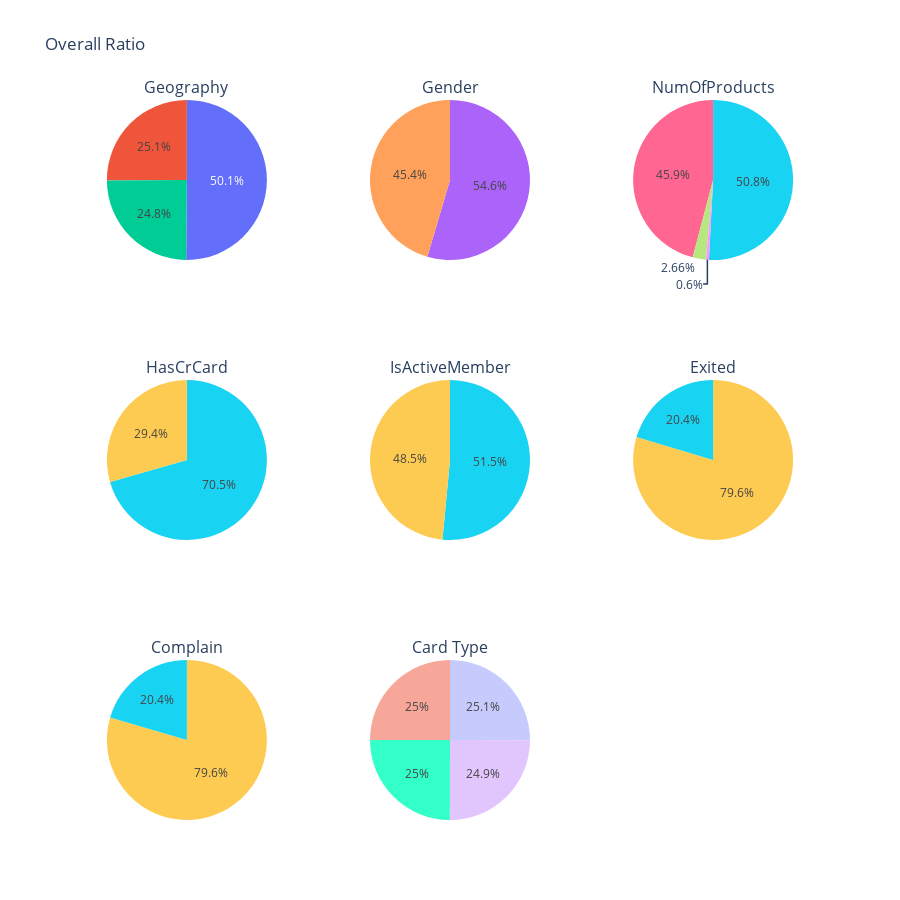

Source (notebook cell):
### Code cell
# Let's see the pie charts for all the categorical columns and the binary columns as well
binary_to_categorical = drop_null_data.copy()
columns_to_convert = ['NumOfProducts', 'HasCrCard', 'IsActiveMember', 'Exited', 'Complain']
binary_to_categorical[columns_to_convert] = binary_to_categorical[columns_to_convert].astype('category')

plot_categorical_pie_charts(binary_to_categorical, 3, 3, "Overall Ratio")

### Figure 1 — Plotly figure (JSON) as saved in the notebook; plotly's stock layout.template omitted (floating-point values rounded to 4 significant figures)
{"data": [{"domain": {"x": [0, 0.2889], "y": [0.7778, 1]}, "labels": ["France", "Germany", "Spain"], "name": "Geography", "type": "pie", "values": [5014, 2509, 2477]}, {"domain": {"x": [0.3556, 0.6444], "y": [0.7778, 1]}, "labels": ["Male", "Female"], "name": "Gender", "type": "pie", "values": [5457, 4543]}, {"domain": {"x": [0.7111, 1], "y": [0.7778, 1]}, "labels": [1, 2, 3, 4], "name": "NumOfProducts", "type": "pie", "values": [5084, 4590, 266, 60]}, {"domain": {"x": [0, 0.2889], "y": [0.3889, 0.6111]}, "labels": [1, 0], "name": "HasCrCard", "type": "pie", "values": [7055, 2945]}, {"domain": {"x": [0.3556, 0.6444], "y": [0.3889, 0.6111]}, "labels": [1, 0], "name": "IsActiveMember", "type": "pie", "values": [5151, 4849]}, {"domain": {"x": [0.7111, 1], "y": [0.3889, 0.6111]}, "labels": [0, 1], "name": "Exited", "type": "pie", "values": [7962, 2038]}, {"domain": {"x": [0, 0.2889], "y": [0, 0.2222]}, "labels": [0, 1], "name": "Complain", "type": "pie", "values": [7956, 2044]}, {"domain": {"x": [0.3556, 0.6444], "y": [0, 0.2222]}, "labels": ["DIAMOND", "GOLD", "SILVER", "PLATINUM"], "name": "Card Type", "type": "pie", "values": [2507, 2502, 2496, 2495]}], "layout": {"annotations": [{"font": {"size": 16}, "showarrow": false, "text": "Geography", "x": 0.1444, "xanchor": "center", "xref": "paper", "y": 1, "yanchor": "bottom", "yref": "paper"}, {"font": {"size": 16}, "showarrow": false, "text": "Gender", "x": 0.5, "xanchor": "center", "xref": "paper", "y": 1, "yanchor": "bottom", "yref": "paper"}, {"font": {"size": 16}, "showarrow": false, "text": "NumOfProducts", "x": 0.8556, "xanchor": "center", "xref": "paper", "y": 1, "yanchor": "bottom", "yref": "paper"}, {"font": {"size": 16}, "showarrow": false, "text": "HasCrCard", "x": 0.1444, "xanchor": "center", "xref": "paper", "y": 0.6111, "yanchor": "bottom", "yref": "paper"}, {"font": {"size": 16}, "showarrow": false, "text": "IsActiveMember", "x": 0.5, "xanchor": "center", "xref": "paper", "y": 0.6111, "yanchor": "bottom", "yref": "paper"}, {"font": {"size": 16}, "showarrow": false, "text": "Exited", "x": 0.8556, "xanchor": "center", "xref": "paper", "y": 0.6111, "yanchor": "bottom", "yref": "paper"}, {"font": {"size": 16}, "showarrow": false, "text": "Complain", "x": 0.1444, "xanchor": "center", "xref": "paper", "y": 0.2222, "yanchor": "bottom", "yref": "paper"}, {"font": {"size": 16}, "showarrow": false, "text": "Card Type", "x": 0.5, "xanchor": "center", "xref": "paper", "y": 0.2222, "yanchor": "bottom", "yref": "paper"}], "height": 900, "showlegend": false, "title": {"text": "Overall Ratio"}}}
